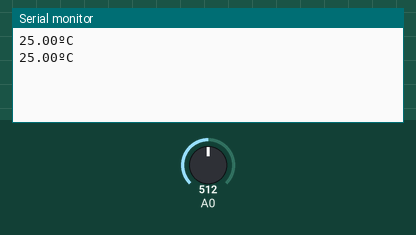
Recording of a sketch running on a simulated Arduino Uno, built with avr-gcc and run on an emulated ATmega328P. Parts: the last lines printed to the serial monitor. The inputs (shaded band) are chosen by the test bench; at power-on: A0 = 512.

Above: at 1.8 s.
1.9 s: A0 set to 0
At 2.8 s:
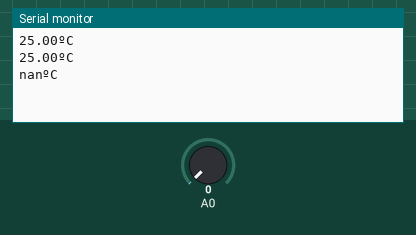
4.5 s: A0 set to 122
At 5.7 s:
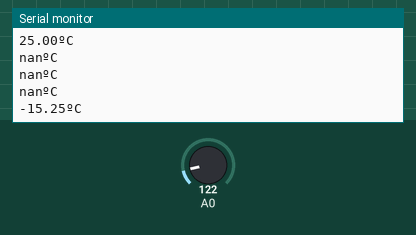

The sketch:

medir-temp.ino
```cpp
#include <math.h>

void setup() {
  // put your setup code here, to run once:
  Serial.begin(9600);
}

void loop() {
  // put your main code here, to run repeatedly:
  int val;
  double temp;
  val = analogRead(0);
  temp = log(((10240000/val) - 10000));
  temp = 1 / (0.001129148 + (0.000234125 + (0.0000000876741 * temp * temp)) * temp);
  temp = temp - 273.15;
  Serial.print(temp);
  Serial.println("ºC");
  delay(1000);
}
```

Measured:
- after the input at 1.9 s, the serial monitor: prints a new line after 0.10 s (image 1)
- after the input at 4.5 s, the serial monitor: prints a new line after 0.50 s (image 2)
